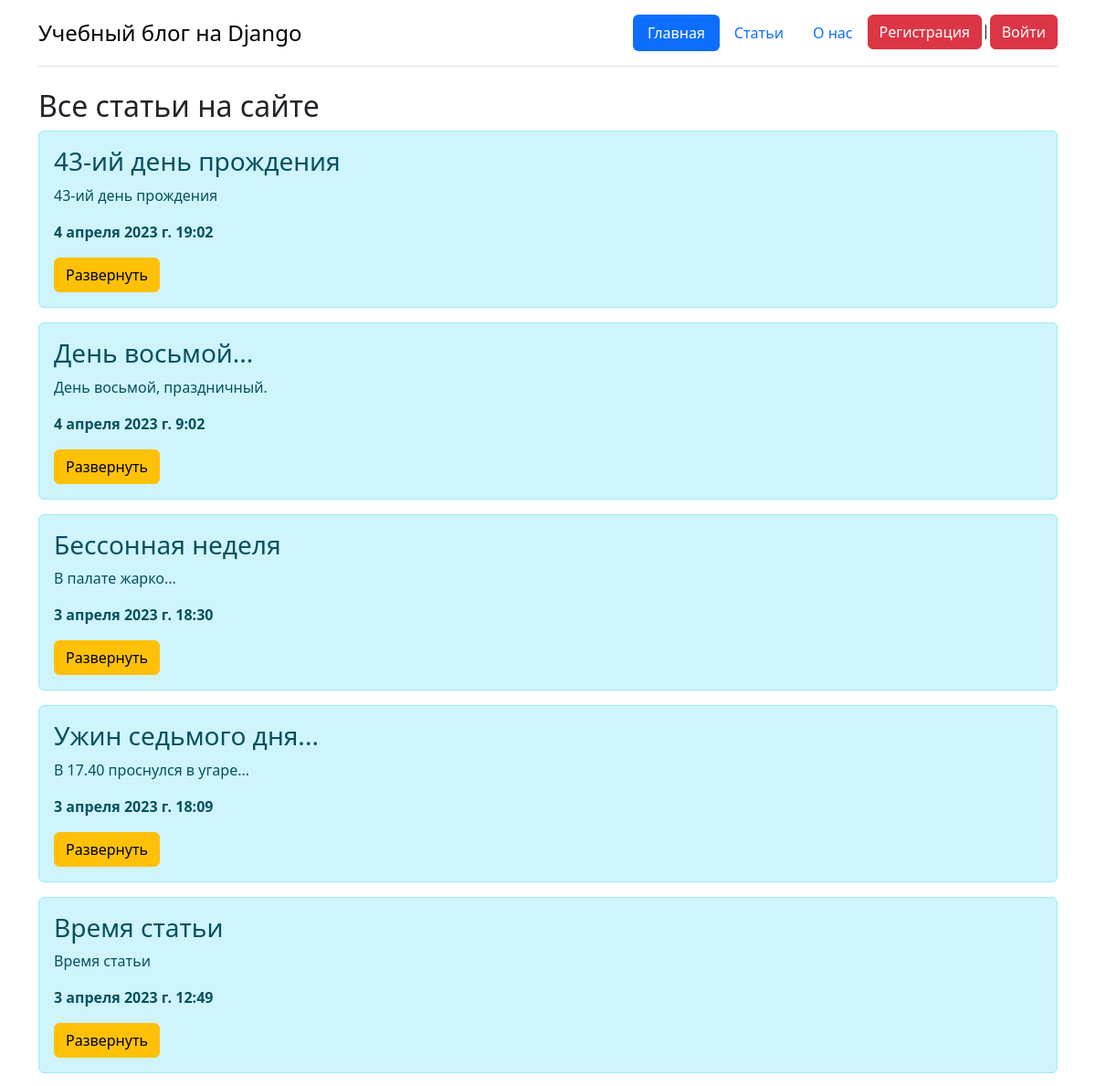
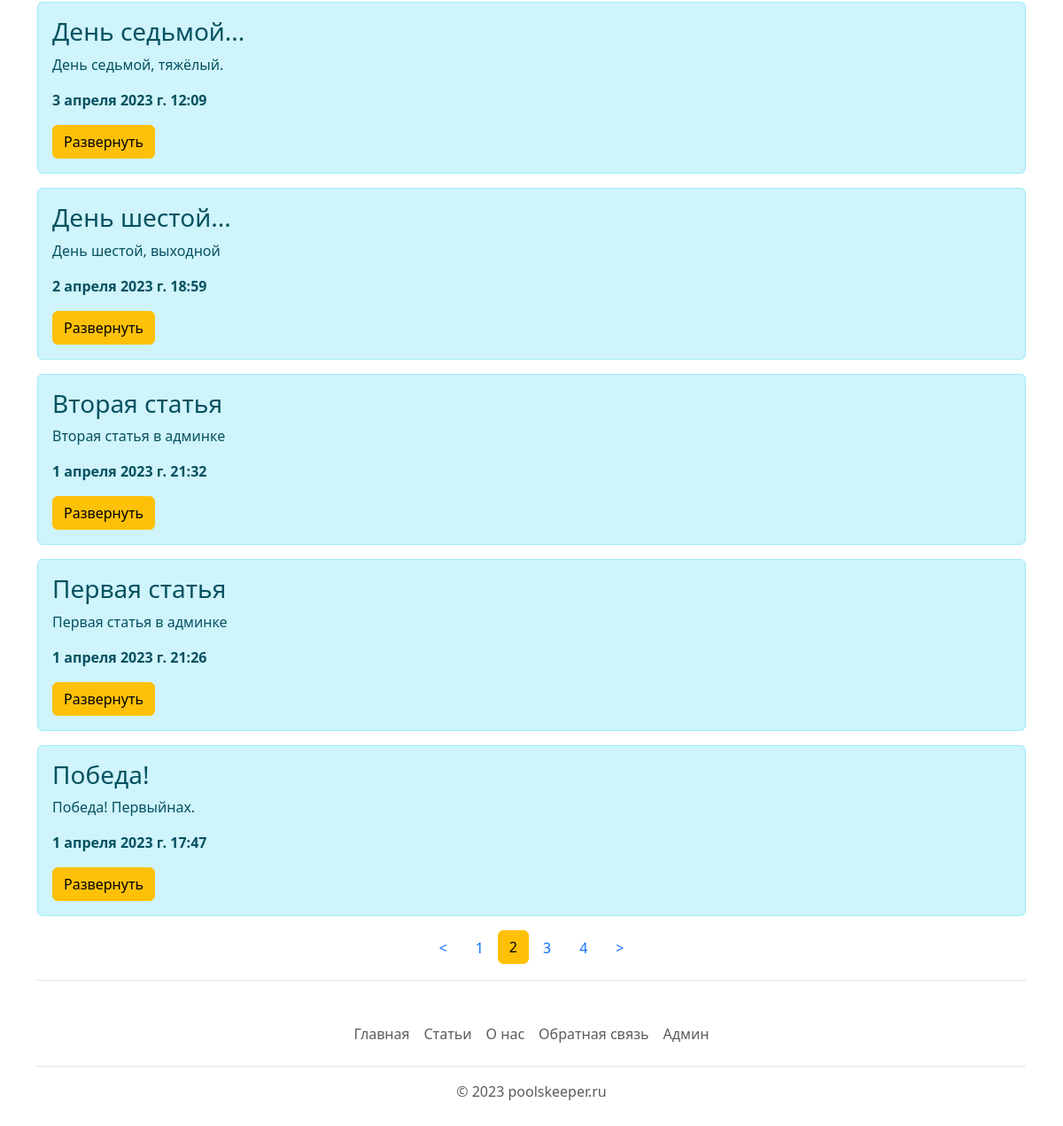
The page /articles?page=2 on the database its author committed (2 pictures, top to bottom).
### main/models.py (models this page shows, shortened)
class Article(models.Model):
    id = models.AutoField('id', primary_key=True)
    title = models.CharField('Заголовок', max_length=100, null=False)
    intro = models.CharField('Анонс', max_length=300, null=False)
    text = models.TextField('Статья', null=False)
    slag = models.CharField('slug', max_length=100, null=False)
    date = models.DateTimeField('Время', default=timezone.now())
    author = models.ForeignKey(User, verbose_name='Автор статьи', on_delete=models.CASCADE)
    class Meta:
        verbose_name = 'Статья'
        verbose_name_plural = 'Статьи'

### main/views.py (the view)
# urls.py: path('articles', views.articles, name='articles'),
def articles(request):
    articles = Article.objects.order_by('-date')
    paginator = Paginator(articles, 10)
    page_number = request.GET.get('page')
    page_obj = paginator.get_page(page_number)
    context = {
        'title':'Все статьи на сайте',
        'articles': articles,
        'page_obj': page_obj,
    }
    return render(request, 'main/articles.html', context=context)

### main/templates/main/articles.html (shortened to what this page needs)
{% extends 'main/base.html' %}
{% block body %}
    <h2>Все статьи на сайте</h2>
    {% if articles|length > 0  %}
        {% for article in page_obj %}
            <div class="alert alert-info mt-2" >
                <h3>{{ article.title }}</h3>
                <p>{{ article.intro }}</p>
                <p><b>{{ article.date }} </b></p>
                <a href="{% url 'detail' article.id %}" class="btn btn-warning">Развернуть</a>
            </div>
        {% endfor %}
    {% else  %}
    <p> На сайте нет статей</p>
    {% endif %}
<nav class="paginator">
    <ul class="nav justify-content-center border-bottom pb-3 mb-3">
{% if page_obj.has_other_pages %}
{% if page_obj.has_previous %}
    <li class="nav-item">
        <a class="nav-link" href="?page={{ page_obj.previous_page_number }}"> &lt; </a>
    </li>
{% endif %}
        {% for p in page_obj.paginator.page_range %}
        {% if page_obj.number == p %}
        <li class="nav-item">
            <a class="btn btn-warning" href="?page={{ p }}"> {{ p }} </a>
        </li>
        {% elif p >= page_obj.number|add:-2 and p <= page_obj.number|add:2  %}
        <li class="nav-item">
            <a class="nav-link" href="?page={{ p }}"> {{ p }} </a>
        </li>
        {% endif %}
        {% endfor %}
{% if page_obj.has_next %}
    <li class="nav-item">
        <a class="nav-link" href="?page={{ page_obj.next_page_number }}"> &gt; </a>
    </li>
{% endif %}
    </ul>
</nav>
{% endif %}
{% endblock %}

### rows shown on the page
Article: title "43-ий день прождения", intro "43-ий день прождения", date "4 апреля 2023 г. 19:02"
Article: title "День восьмой...", intro "День восьмой, праздничный.", date "4 апреля 2023 г. 9:02"
Article: title "Беcсонная неделя", intro "В палате жарко...", date "3 апреля 2023 г. 18:30"
Article: title "Ужин седьмого дня...", intro "В 17.40 проснулся в угаре...", date "3 апреля 2023 г. 18:09"
Article: title "Время статьи", intro "Время статьи", date "3 апреля 2023 г. 12:49"
Article: title "День седьмой...", intro "День седьмой, тяжёлый.", date "3 апреля 2023 г. 12:09"
Article: title "День шестой...", intro "День шестой, выходной", date "2 апреля 2023 г. 18:59"
Article: title "Вторая статья", intro "Вторая статья в админке", date "1 апреля 2023 г. 21:32"
Article: title "Первая статья", intro "Первая статья в админке", date "1 апреля 2023 г. 21:26"
Article: title "Победа!", intro "Победа! Первыйнах.", date "1 апреля 2023 г. 17:47"

### other values the page prints
{{ p }} "1" "3" "4"
{{ p }} "2"
